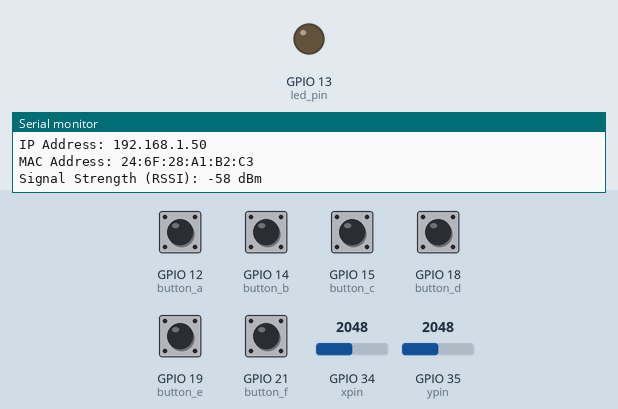
Recording of a sketch running on a simulated ESP32. Shown: output pins drawn as LEDs (lit = HIGH), the last lines printed to the serial monitor. The inputs (shaded band) are chosen by the test bench; at power-on: GPIO 12 (button_a), GPIO 14 (button_b), GPIO 15 (button_c), GPIO 18 (button_d), GPIO 19 (button_e), GPIO 21 (button_f) LOW, GPIO 34 (xpin) = 2048, GPIO 35 (ypin) = 2048. WiFi joins after 1.5 s; servers stay silent unless stated.

Above: at 3.3 s.
At 5.9 s:
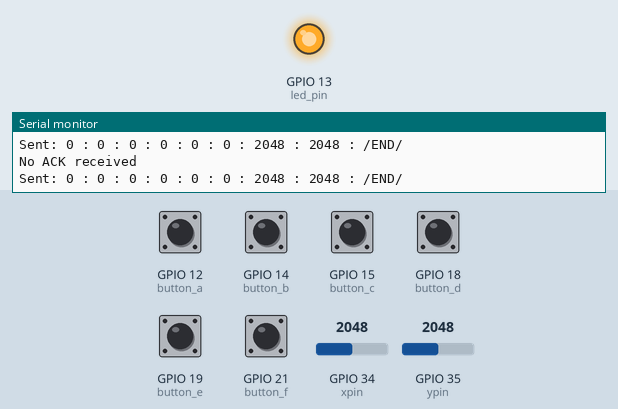
Timing chart, 0 to 8.0 s (numbered marks = the images above):
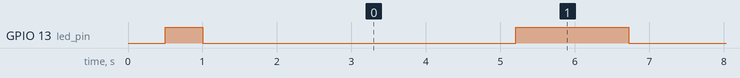

The sketch:

GameME-main.ino
```cpp
/* WHAT TO DO:
  IF YOU DON'T FOLLOW CHANGE LINE: 31-39 AKA {
    int led_pin = 13;        // Connection status LED
    int button_a = 12;       // Button A
    int button_b = 14;       // Button B
    int button_c = 15;       // Button C
    int button_d = 18;       // Button D
    int button_e = 19;       // Button E (optional)
    int button_f = 21;       // Button F (optional)
    int xpin = 34;           // Joystick X axis
    int ypin = 35;           // Joystick Y axis
  }
  CHANGE LINE: 42-44 AKA {
    const char* ssid = "SSID";         // put your WiFi SSID
    const char* pswd = "PSWD";            // put your WiFi password
    const char* host = "IPv4"; // put your computers's IP(v4) address
  }


*/

// === INCLUDES: ===//

#include <WiFi.h>
#include <Arduino.h>

//=== VARIABLES: ===//

//=== PINS: ===//
int led_pin = 13;        // Connection status LED
int button_a = 12;       // Button A
int button_b = 14;       // Button B
int button_c = 15;       // Button C
int button_d = 18;       // Button D
int button_e = 19;       // Button E (optional)
int button_f = 21;       // Button F (optional)
int xpin = 34;           // Joystick X axis
int ypin = 35;           // Joystick Y axis

//=== WIFI: ===//
const char* ssid = "SSID";         // Your WiFi SSID
const char* pswd = "PSWD";            // Your WiFi password
const char* host = "IPv4"; // Your computers's IP(v4) address
const uint16_t port = 3658;       // Server port

WiFiClient client; // create client for connecting to the server

//=== MESSAGES/STATE: ===//
String msg;                       // Message to send
int a, b, c, d, e, f;            // Button states
int x, y;                        // Joystick positions
const String endMarker = "/END/"; // Message end marker

// Connection management
unsigned long lastConnectionAttempt = 0; // Last connection attempt time
const unsigned long connectionInterval = 5000; // 5 seconds between attempts
unsigned long lastHeartbeat = 0; // Last heartbeat time
const unsigned long heartbeatInterval = 3000; // 3 seconds between heartbeats


// === FUNCTIONS: ===//

void connectToWiFi() { // function to connect to WiFi
  if (WiFi.status() == WL_CONNECTED) return; // If already connected, exit

  Serial.print("Connecting to WiFi");
  WiFi.begin(ssid, pswd); // Connect to WiFi

  unsigned long startTime = millis(); // Start time for connection attempt
  while (WiFi.status() != WL_CONNECTED && millis() - startTime < 20000) { // 20 seconds timeout
    delay(500);
    Serial.print(".");
    digitalWrite(led_pin, !digitalRead(led_pin)); // Blink LED while connecting {okay but was this line smart?}
  }

  if (WiFi.status() == WL_CONNECTED) { // If connected successfully
    Serial.println("\nWiFi connected!");
    digitalWrite(led_pin, HIGH); // Turn on LED to indicate connection
    printNetworkInfo(); // Print network info
  } else { // If connection failed
    Serial.println("\nWiFi connection failed");
    digitalWrite(led_pin, LOW); // Turn off LED to indicate failure
  }
}

void maintainConnection() { // Function to maintain connection to the server
  // First ensure WiFi is connected
  if (WiFi.status() != WL_CONNECTED) { // If WiFi is not connected
    digitalWrite(led_pin, LOW); // Turn off LED
    connectToWiFi(); // Attempt to reconnect to WiFi
    return;
  }

  // Then handle server connection
  if (!client.connected()) { // If not connected to server
    digitalWrite(led_pin, LOW); // Turn off LED
    attemptServerConnection(); // Attempt to connect to the server
  }
}

void attemptServerConnection() {
  if (millis() - lastConnectionAttempt < connectionInterval) return; // Avoid too frequent connection attempts
  lastConnectionAttempt = millis(); // Update last connection attempt time

  Serial.print("Connecting to server...");
  if (client.connect(host, port)) { // Attempt to connect to the server
    Serial.println("Connected!");
    digitalWrite(led_pin, HIGH); // Turn on LED to indicate connection
    client.setNoDelay(true); // Disable Nagle's algorithm for faster response
    lastHeartbeat = millis(); // Reset heartbeat timer
  } else { // If connection failed
    Serial.println("Failed");
    if (millis() - lastConnectionAttempt > 30000) { // If connection attempt exceeds 30 seconds
      Serial.println("Resetting ESP due to connection timeout");
      ESP.restart(); // Restart ESP32 if connection fails for too long
    }
  }
}

void checkForHeartbeat() { // Function to check for heartbeat messages from the server
  if (millis() - lastHeartbeat >= heartbeatInterval) { // If no heartbeat received for a while
    if (client.available()) { // If client is available, read heartbeat
      String response = client.readStringUntil('\n');
      if (response == "M") {
        client.println("OK");
        lastHeartbeat = millis();
      }
    } else {
      // No heartbeat received, assume connection is dead
      client.stop();
    }
  }
}

void collectInputs() { // Function to collect inputs from buttons and joystick
  // Read button states and joystick positions
  a = digitalRead(button_a);
  b = digitalRead(button_b);
  c = digitalRead(button_c);
  d = digitalRead(button_d);
  e = digitalRead(button_e);
  f = digitalRead(button_f);
  x = analogRead(xpin);
  y = analogRead(ypin);

  // Prepare the message to send
  // Format: a : b : c : d : e : f : x : y : endMarker
  // Example: "1 : 0 : 1 : 0 : 0 : 345 : 678 : /END/"

  msg = String(a) + " : " + String(b) + " : " + String(c) + " : " +
        String(d) + " : " + String(e) + " : " + String(f) + " : " +
        String(x) + " : " + String(y) + " : " + endMarker;
}

void sendControllerData() { // Function to send controller data to the server
  collectInputs(); // Collect inputs from buttons and joystick

  if (!client.connected()) return; // If not connected, exit

  client.println(msg); // Send the message to the server
  Serial.println("Sent: " + msg);
}

void receiveServerAck() { // Function to receive acknowledgment from the server
  if (!client.connected()) return; // If not connected, exit

  unsigned long start = millis();  // Start time for waiting for ACK
  while (client.connected() && millis() - start < 200) { // 200ms timeout
    if (client.available()) { // If data is available from the server
      String response = client.readStringUntil('\n'); // Read the response
      response.trim(); // Remove any trailing whitespace
      if (response == "M") { // If the response is "M", it means the server acknowledged the message
        Serial.println("Received ACK");
        return; // Exit the function after receiving ACK
      }
    }
    delay(5); // Small delay to avoid busy-waiting
  }
  Serial.println("No ACK received");
}

void printNetworkInfo() { // Function to print network information
  Serial.println("Network Information:");
  Serial.print("IP Address: ");
  Serial.println(WiFi.localIP());
  Serial.print("MAC Address: ");
  Serial.println(WiFi.macAddress());
  Serial.print("Signal Strength (RSSI): ");
  Serial.print(WiFi.RSSI());
  Serial.println(" dBm");
}

// == ON STARTUP: ===//
void setup() {
  Serial.begin(115200); // Start serial communication
  while(!Serial); // Wait for serial to be ready SOME BOARDS MIGHT WAIT FOREVER | BUT SOME BOARDS MIGHT NEED THIS LINE TO WORK PROPERLY, ESP32 needs this line to work properly
  // Initialize pins
  pinMode(led_pin, OUTPUT);
  digitalWrite(led_pin, LOW);
  pinMode(button_a, INPUT);
  pinMode(button_b, INPUT);
  pinMode(button_c, INPUT);
  pinMode(button_d, INPUT);
  pinMode(button_e, INPUT);
  pinMode(button_f, INPUT);

  // Connect to WiFi
  connectToWiFi();
}

// === MAIN LOOP: ===//

void loop() { // Main loop
  maintainConnection(); // Ensure WiFi and server connection are maintained

  if (client.connected()) { // If connected to the server
    checkForHeartbeat(); // Check for heartbeat messages from the server
    sendControllerData(); // Send controller data to the server
    receiveServerAck(); // Receive acknowledgment from the server
  }

  delay(20); // ~50Hz loop rate
}


/*
TIPS for Arduino IDE
  CTRL + A to select all
  CTRL + X to cut
  CTRL + C to copy
  CTRL + V to paste
  CTRL + F for find press the sidewise V that looks like '>' to replace
  CTRL + R to compile
  CTRL + Z to undo
  CTRL + U to verify
  CTRL + S to save
  CTRL + I for suggestion

DETAILS
  Sketch uses ~926500 bytes (70%) of program storage space. Maximum is 1310720 bytes.
  Global variables use 44804 bytes (13%) of dynamic memory, leaving 282876 bytes for local variables. Maximum is 327680 bytes.
  Tested using FreeRTOS
  My OS is Manjaro Arch linux
  Using version 2.3.4
  Using baud 115200
  Made for ESP32 dev kit or ESP32-WROOM or similar boards
  Run the .sh file to start the python server
  RECOMENDED TO run the python server before you start the ESP32 code
  The MainGame folder has the game whilst the files outside the folder are the controller code
*/
```

Measured:
- by itself, GPIO 13 (led_pin): repeats every 5.0 s: HIGH 1.5 s, LOW 3.5 s
